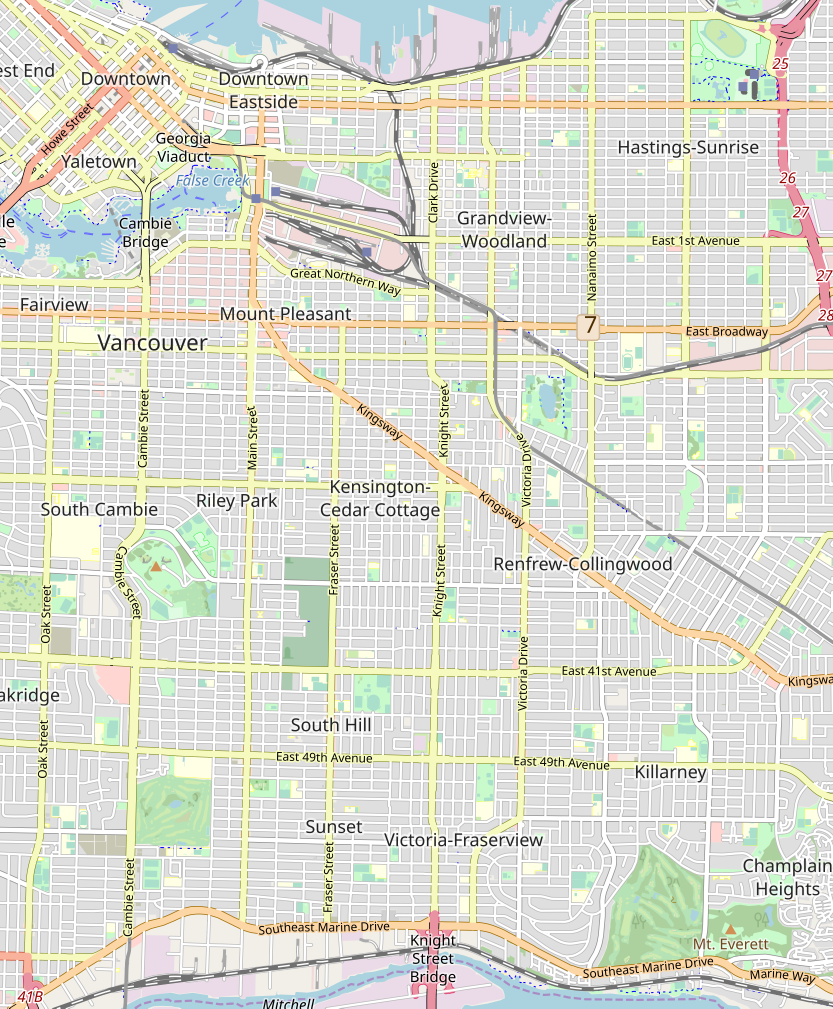
#> input picture optimization/map.png, 2499 x 3025 px (shown at 1/3 size)
$ jupyter execute --allow-errors optimization.ipynb
#> lines starting #> are read from the running program, lines starting #| are printed output that depends on the picture
[cell 1]
import location as lc
import pandas as pd
import numpy as np
import matplotlib
import matplotlib.pyplot as plt
import seaborn as sns
import json

#> (a cell that did not finish here is left out)

### Init bus stop objects from data frame
The bus stops must be in physical order.

[cell 3]
stops = []

# iterate through each stop and init BusStop objects
j = 0

#> (the rest of this cell did not finish here and is left out)

#> (a cell that did not finish here is left out)

[cell 5]
areas = []

# iterate through each area and init Block objects
#> (the rest of this cell did not finish here and is left out)

### For each stop we find neighboring areas within $x$ km

[cell 6]
dist = 0.5
# find neighborhood for each stop
for stop in stops:
    stop.findNeighbors(areas, dist)

### Create a data frame for stops which contains StopID, Lat, Long and Connectedness

[cell 7]
stopId = [stop.id for stop in stops]
lat = [stop.lat for stop in stops]
long = [stop.long for stop in stops]
conect = [stop.connectedness for stop in stops]
d = {'stopId':stopId, 'lat':lat, 'long':long, 'connectedness':conect}
stopVizDf = pd.DataFrame(data=d)
stopVizDf.head()

### Create a data frame for all Areas which are in proximity to bus stops

[cell 8]
route_areas_with_dups = []
# iterate though each stop and get areas,
# Since some stops share Areas this results in duplicates (it is supposed to be like that)
for stop in stops:
    route_areas_with_dups = route_areas_with_dups + stop.neighborhood

uniqueRouteAreas = set(route_areas_with_dups)

print('number of areas along the route:',len(uniqueRouteAreas))

areaId = [area.id for area in route_areas_with_dups]
lat = [area.lat for area in route_areas_with_dups]
long = [area.long for area in route_areas_with_dups]
popul = [area.pop for area in route_areas_with_dups]

d = {'areaId':areaId, 'lat':lat, 'long':long, 'pop':popul}
areaVizDf = pd.DataFrame(data=d)
areaVizDf.head()

### For each area we find neighboring bus stops.

[cell 9]
def get_max_stops_per_area(uniqueRouteAreas, stops):
    """ return an area with most stops in its Nb and size of Nb """
    mostStopsPerArea = 0
    area_with_most_stops = 0

    for area in uniqueRouteAreas:
        area.findNeighbors(stops,dist)
        stopsPerArea = len(area.neighborhood)

        if stopsPerArea > mostStopsPerArea:
            mostStopsPerArea = stopsPerArea
            area_with_most_stops = area

    return area, mostStopsPerArea

#> (the rest of this cell did not finish here and is left out)

### For each stop we find competitor bus stops and compute weights

[cell 10]
competDist = 0.3
for stop in stops:
    stop.findCompetitors(stops, competDist)
    stop.computeWeight()
    # set weight to 100 for start and end stops
    if stop.id == 51202 or stop.id == 61918:
        stop.weight = 100
    print(stop, ' competitors:',stop.competitors, 'weights:', stop.weight)

### Star formulating objective function.
#### QUBO as Taylor series
Let $C_j(r)$ be a neighborhood of a stop $j$ with radius $r$ then
\begin{align*}
f_j = \frac{Q_{jj}X_j}{1+\sum_{k\in C_j}X_k}.
\end{align*}

Put $x = \sum_{k\in C_j}X_k$.
Taylor series with two term approx of $f_j$ at $k$ yields
\begin{align*}
    f_j &\approx f(k) + f'(k)(x-k)\\
    \\
    &=\frac{1+2k}{(1+k)^2}Q_{jj}X_j - \frac{Q_{jj}X_jx}{(1+k)^2}.
\end{align*}
<br>
For best approximation when $r = 0.3$km set $k = \frac{|C_j|}{2}$.

[cell 11]
# Define a distance function in meters
d = lambda X,Y: lc.kmDist(X,Y)*1000

# [15 lines left out: function obj_func, not called in this run]


def alt_obj_func(X, stops, alpha, beta):
    """ Stop oriented objective function. No p-constraint. """
    Z = 0
    # iterate though stops j
    for stop in stops:
        S_ij = stop.weight**alpha*X[stop.j]
        coef_j = 0
        denom = 1

        # compute coefficient for X_j
        for area in stop.neighborhood:
            coef_j += area.pop*d(area,stop)**(-beta)

        # compute denominator for X_j
        for compet in stop.competitors:
            denom += X[compet.j]

        S_ij *= coef_j/denom
        Z += S_ij
    return Z


# [49 lines left out: function qubo_taylor_obj, not called in this run]


def qubo_taylor_sparse_obj(stops, F, p,alpha, beta, batch=5, p_constraint=True):
    """ Stop oriented QUBO objective function. Derived by applying Taylor approx
        to the modified SIC model. Introduced modifed p-constraint for sparsity.
        Parameters:
            F - penalty scaler, set to zero to ignore the constraint sum(X) == p.
            p - number of active stops at all time per banch.
        This returns 2 dicts: linear terms, quatratic terms and offset number"""
    linear = {}
    quadratic = {}
    batch_end = 0
    num_stops = len(stops)
    offset = 0
    # iterate though stops j
    for k in range(num_stops):
        stop = stops[k]
        num_compet = len(stop.competitors)/2

        linear[stop.j] = 0
        coef_j = 0
        denom = 1

        # compute coefficient for X_j
        for area in stop.neighborhood:
            linear[stop.j] += area.pop*d(area,stop)**(-beta)

        # first term of a taylor approximation
        linear[stop.j] *= ((1+2*num_compet)/(1+num_compet)**2)*stop.weight**alpha

        # second term of a taylor approximation
        P = -linear[stop.j]/(1 + num_compet)**2
        for compet in stop.competitors:
            # make sure to not override the ij entry set by p-constraint
            if (stop.j,compet.j) in quadratic.keys():
                quadratic[(stop.j, compet.j)] += P
            else:
                quadratic[(stop.j, compet.j)] = P

        # p-constraint part
        if p_constraint:
            # if k is divsible by batch increase batch_end
            if k % batch == 0:
                prev_batch_end = batch_end
                batch_end += batch
#                 print('k=',k, 'batch_end=', batch_end)

                # account for overshoots
                if batch_end >= num_stops:
                    batch_end = num_stops
                    last_batch_size = batch_end - prev_batch_end
#                     print('batch_end overshot!','last batch size:', last_batch_size)
                    # if p (num stops to keep per batch) greater than batch size
                    if p > last_batch_size:
                        # set p to last batch size
                        p = last_batch_size
#                         print('changed p for the last batch:', p)
                offset -= F*p**2
            # add linear p-constraint penalty
            linear[stop.j] -= F*(1-2*p)

            # quadratic p-constraint penalty
            for kk in range(k+1,batch_end):
                other_stop = stops[kk]
#                 print('setting:',stop.j, other_stop.j)
                if (stop.j, other_stop.j) in quadratic.keys():
                    quadratic[(stop.j, other_stop.j)] -= 2*F
                else:
                    quadratic[(stop.j, other_stop.j)] = -2*F

    return linear, quadratic, offset

# [8 lines left out: function num_stops_const, not called in this run]

### Test objective functions

[cell 12]
import dimod
F = 0
p = 5
alpha = 1
beta = 1

trials = 100    # numbe of random soluions to try
n = 9    # stops to remove

sic_obj_values = np.zeros(trials)
qubo_obj_values = np.zeros(trials)


#> (the rest of this cell did not finish here and is left out)

### Graph layout of the objective function

[cell 13]
import networkx as nx
# no p-constraint
lin, quad, offset = qubo_taylor_sparse_obj(stops,F, p, alpha, beta, p_constraint=False)
#> (the rest of this cell did not finish here and is left out)

### Find a solution using D-Wave SA solver

[cell 14]
import neal
# determine penalty F for p-constraint
F = 0
p = 4    # number of bus stops to keep in the batch
# create bqm with no constraint and get its max energy
lin, quad, offset = qubo_taylor_sparse_obj(stops, F, p, alpha, beta, batch=5, p_constraint=False)
#> (the rest of this cell did not finish here and is left out)

### Build the model using GEKKO

[cell 15]
from gekko import GEKKO
uniqueRouteAreas = list(uniqueRouteAreas)

# store solutions in solutions list
solutions = []

# for p in [10, 20, 30, 40, 45]:
#> (the rest of this cell did not finish here and is left out)

[cell 16]
# load linear objective solution
lin_sol_json = 'solutions-a1-b1-r0.0001.csv'
#> (the rest of this cell did not finish here and is left out)

[cell 17]
plt.figure(num=None, figsize=(10, 4), dpi=300, facecolor='w', edgecolor='k')
#> (the rest of this cell did not finish here and is left out)

[cell 18]
# Bubble map on default map box
import plotly.express as px
import plotly.graph_objects as go
#> (the rest of this cell did not finish here and is left out)

The plot below is produced using standard matplotlib tools

[cell 19]
sns.set(style="darkgrid")

mapImg = plt.imread('map.png')
#> mapImg is the input picture: shape (3025, 2499, 4) float32; mean R, G, B, A 0.886, 0.878, 0.818, 1
bounds = {'long-min':-123.1339,'long-max': -123.0251,'lat-min': 49.2039, 'lat-max':49.2902}
box = [bounds['long-min'],bounds['long-max'],bounds['lat-min'],bounds['lat-max']]
height = box[3] - box[2]
width = box[1] - box[0]
aspect = width/height
print(width, height)

fig, ax = plt.subplots(figsize = (10,15), dpi=300)


ax.scatter(areaVizDf['long'], areaVizDf['lat'], zorder=1, alpha= 0.1, c='b', s=areaVizDf['pop']/2)
ax.scatter(stopVizDf['long'], stopVizDf['lat'], zorder=1, c='r', s=20)


ax.set_title('Plotting Spatial Data')

ax.set_xlim(bounds['long-min'],bounds['long-max'])
ax.set_ylim(bounds['lat-min'],bounds['lat-max'])

ax.imshow(mapImg, zorder=0, extent = box, interpolation='nearest', aspect='auto')
fig.show()
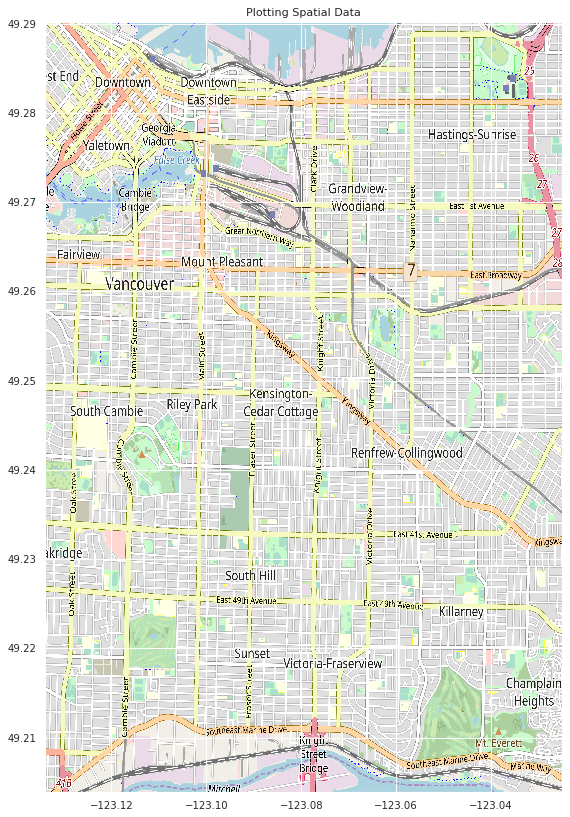
#> figure drawn by matplotlib, 1 panel
